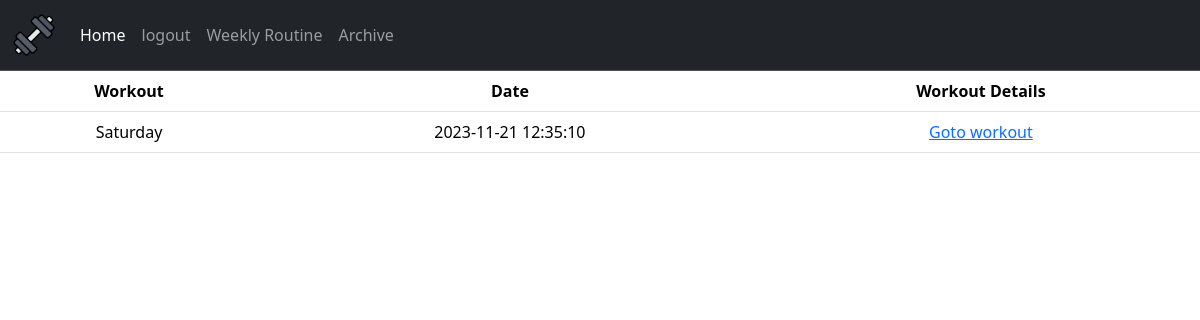
The app's page /archive (signed in), older data.
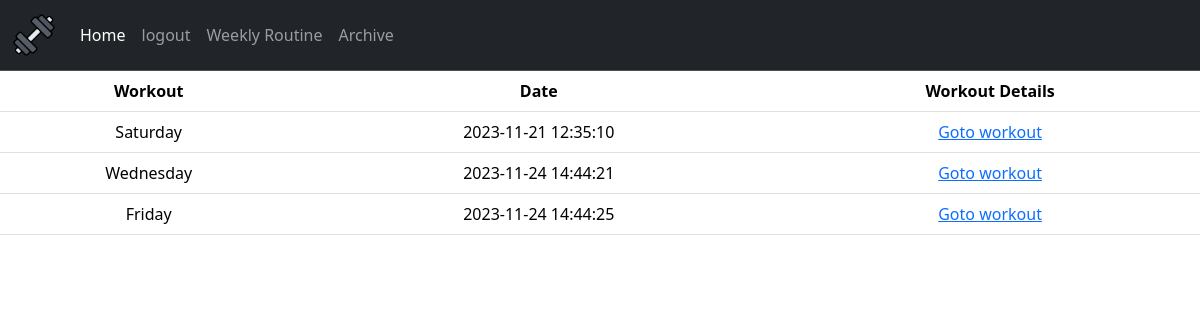
The same page, newer data.
### webapp/tables.py (models this page shows)
class Workout(db.Model):
    id = db.Column(db.Integer, primary_key = True)
    date = db.Column(db.DateTime(timezone=True), default = func.now())
    day = db.Column(db.String(12), nullable = False)
    user_id = db.Column(db.Integer, db.ForeignKey('user.id'))
    workout_number = db.Column(db.Integer, nullable=False, unique=False)

### webapp/routes.py (the view)
@routes.route("/archive")
@login_required
def archive():
    workouts = db.session.query(Workout).filter_by(user_id = current_user.id).all()
    return render_template("archive.html", workouts = workouts)

### webapp/templates/archive.html (shortened to what this page needs)
{% extends "layout.html" %}
{% block main %}
<div class="containter-fluid fs-6">
    <table class="table text-sm-center">
        <thead>
            <tr>
                <th scope="col">Workout</th>
                <th scope="col">Date</th>
                <th scope="col">Workout Details</th>
            </tr>
        </thead>
        {% for workout in workouts %}
        <tr>
            <td>{{ workout.day }}</td>
            <td>{{ workout.date }}</td>
            <td><a href="workout/{{ workout.id }}">Goto workout</a></td>
        </tr>
        {% endfor %}
    </table>
</div>
{% endblock %}

### webapp/templates/layout.html (shortened to what this page needs)
<!DOCTYPE html>
<html>
  <head>
    <link
      href="https://cdn.jsdelivr.net/npm/bootstrap@5.3.2/dist/css/bootstrap.min.css"
      rel="stylesheet"
    />
    <link rel="stylesheet" href="{{ url_for('static', filename='styles.css') }}" />
  </head>
  <body>
    <nav
      class="navbar navbar navbar-expand-lg bg-dark border-bottom border-body"
      data-bs-theme="dark"
    >
      <div class="container-fluid">
        <a class="navbar-brand" href="/">
          <img src="{{ url_for('static', filename='icon.png') }}" wdith="50" height="44" alt="Workout Icon">
        </a>
        <div class="collapse navbar-collapse" id="navbarNavAltMarkup">
          <div class="navbar-nav">
            {% if current_user.is_authenticated %}
            <a
              class="nav-link active"
              aria-current="page"
              href="{{ url_for('routes.index') }}"
              >Home</a
            >
            <a class="nav-link" href="{{ url_for('auth.logout') }}">logout</a>
            <a class="nav-link" href="{{ url_for('routes.routine') }}">Weekly Routine</a>
            <a class="nav-link" href="{{ url_for('routes.archive' )}}">Archive</a>
            {% else %}
            <a class="nav-link" href="{{ url_for('auth.login') }}">Login</a>
            <a class="nav-link" href="{{ url_for('auth.register') }}"
              >Register</a
            >
            {% endif %}
          </div>
        </div>
      </div>
    </nav>
    <main>{% block main %}{% endblock %}</main>
  </body>
</html>

Row changes from the older to the newer data that the page shows:
added Workout: day "Wednesday", date "2023-11-24 14:44:21"
added Workout: day "Friday", date "2023-11-24 14:44:25"
